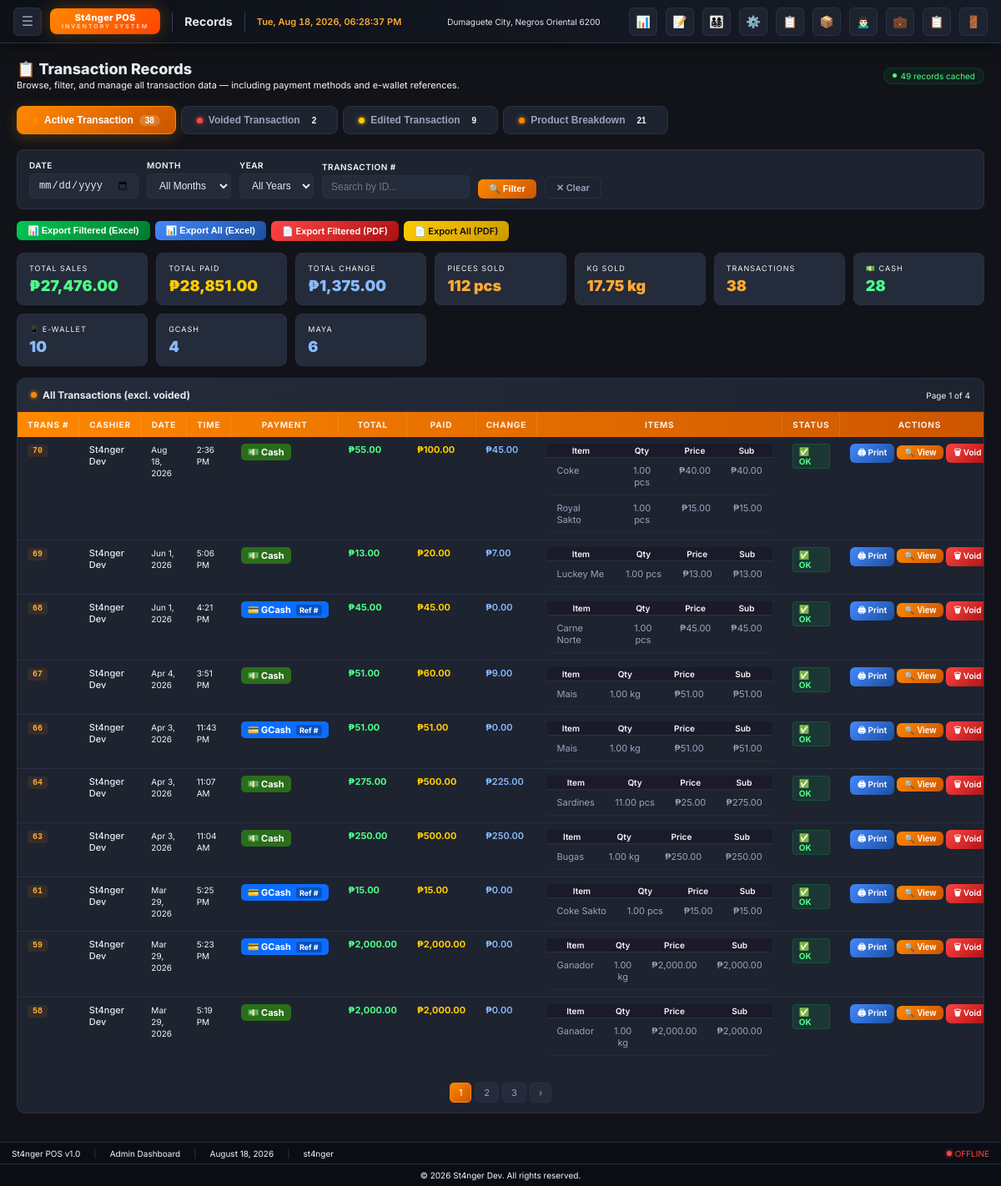
The page /record/record.php (signed in) on the database its author committed.
### tables this page shows
CREATE TABLE `transactions` (
  `id` int(11) NOT NULL,
  `cashier_name` varchar(100) DEFAULT NULL,
  `date` date DEFAULT NULL,
  `time` time DEFAULT NULL,
  `total` decimal(10,2) DEFAULT NULL,
  `paid` decimal(10,2) DEFAULT NULL,
  `change_due` decimal(10,2) DEFAULT NULL,
  `items` text DEFAULT NULL,
  `original_items` text DEFAULT NULL,
  `status` varchar(20) DEFAULT NULL,
  `voided_by` varchar(100) DEFAULT NULL,
  `edited_by` varchar(100) DEFAULT NULL,
  `voided_at` datetime DEFAULT NULL,
  `edited_at` datetime DEFAULT NULL,
  `void_reason` text DEFAULT NULL,
  `edit_remarks` text DEFAULT NULL,
  `payment_method` varchar(50) DEFAULT 'Cash',
  `reference_no` varchar(100) DEFAULT NULL
);

### record/record.php (the view, shortened to what this page needs)
<?php
require_once __DIR__ . '/../include/admin_header.php';
$hasPaymentMethod = false;
$hasReferenceNo   = false;
$chk1 = $conn->query("SHOW COLUMNS FROM transactions LIKE 'payment_method'");
if ($chk1 && $chk1->num_rows > 0) $hasPaymentMethod = true;
$chk2 = $conn->query("SHOW COLUMNS FROM transactions LIKE 'reference_no'");
if ($chk2 && $chk2->num_rows > 0) $hasReferenceNo = true;
$ewalletMeta = [
    'gcash'    => ['label'=>'GCash',    'color'=>'#0a6dff','icon'=>'💳'],
    'maya'     => ['label'=>'Maya',     'color'=>'#00b050','icon'=>'🎫'],
    'paymaya'  => ['label'=>'Maya',     'color'=>'#00b050','icon'=>'🎫'],
    'grabpay'  => ['label'=>'GrabPay',  'color'=>'#00b14f','icon'=>'💳'],
    'shopeepay'=> ['label'=>'ShopeePay','color'=>'#ee4d2d','icon'=>'💳'],
    'seabank'  => ['label'=>'SeaBank',  'color'=>'#2b4fff','icon'=>'🪪'],
    'coins'    => ['label'=>'Coins.ph', 'color'=>'#f5a623','icon'=>'💳'],
];
function getPaymentMeta($pm, $ewalletMeta) {
    if (!$pm || strtolower(trim($pm)) === 'cash' || trim($pm) === '') {
        return ['label'=>'Cash','color'=>'#2a6e1a','icon'=>'💵','type'=>'cash'];
    }
    $key = strtolower(str_replace([' ','-','_'],'',$pm));
    foreach ($ewalletMeta as $k => $meta) {
        if (strpos($key, $k) !== false) return array_merge($meta, ['type'=>'ewallet']);
    }
    return ['label'=>htmlspecialchars($pm),'color'=>'#7a5c00','icon'=>'📱','type'=>'ewallet'];
}
$ipp = 10;
$pg  = max(1, (int)($_GET['page']??1));
$off = ($pg-1)*$ipp;
$fq  = "SELECT * FROM transactions WHERE (status IS NULL OR status != 'voided')";
$fq.=" ORDER BY id DESC";
$totalRows  = $conn->query(str_replace("SELECT *","SELECT COUNT(*) as c",$fq))->fetch_assoc()['c'];
$totalPages = ceil($totalRows/$ipp);
$result     = $conn->query($fq." LIMIT $ipp OFFSET $off");
$totalSales=0; $totalPaid=0; $totalChange=0; $totalPiecesSold=0; $totalKgSold=0;
$productTotals=[];
$cashCount=0; $ewalletCount=0; $ewalletBreakdown=[];
$all = $conn->query($fq);
while($row=$all->fetch_assoc()){
    $totalSales+=$row['total']; $totalPaid+=$row['paid']; $totalChange+=$row['change_due'];
    $pm = $hasPaymentMethod ? strtolower(trim($row['payment_method']??'cash')) : 'cash';
    if($pm==='cash'){ $cashCount++; } else { $ewalletCount++; $ewalletBreakdown[$pm] = ($ewalletBreakdown[$pm]??0)+1; }
    $its=json_decode($row['items'],true);
    if(is_array($its)) foreach($its as $it){
        $nm=$it['name']??'Unnamed'; $qty=$it['qty']??0; $pr=$it['price']??0;
        if(!isset($productTotals[$nm])) $productTotals[$nm]=['quantity'=>0,'revenue'=>0,'unit'=>$it['measurement_type']??'pc'];
        $productTotals[$nm]['quantity']+=$qty; $productTotals[$nm]['revenue']+=($qty*$pr);
        if(($it['measurement_type']??'')==='kg') $totalKgSold+=(float)$qty; else $totalPiecesSold+=(int)$qty;
    }
}
uasort($productTotals,fn($a,$b)=>$b['revenue']<=>$a['revenue']);
$voidedTotal  = $conn->query("SELECT COUNT(*) as c FROM transactions WHERE status='voided'")->fetch_assoc()['c'];
$editedTotal  = $conn->query("SELECT COUNT(*) as c FROM transactions WHERE edited_by IS NOT NULL")->fetch_assoc()['c'] ?? 0;
?>
<div class="main" id="mainContent">
  <div class="page-hero">
    <div class="hero-left">
      <h2>📋 Transaction Records</h2>
      <p>Browse, filter, and manage all transaction data — including payment methods and e-wallet references.</p>
    </div>
    <div class="hero-right">
      <span class="cache-pill" id="cachePill" title="In-memory transaction cache status">
        <span class="cp-dot"></span>
        <span id="cacheLabel">Loading…</span>
      </span>
    </div>
  </div>
  <div class="tab-nav">
    <button class="tab-btn active" onclick="switchTab('active',this)">
      <div class="tb-dot orange"></div> Active Transaction
      <span class="tb-count"><?= number_format($totalRows) ?></span>
    </button>
    <button class="tab-btn" onclick="switchTab('voided',this)">
      <div class="tb-dot red"></div> Voided Transaction
      <span class="tb-count"><?= number_format($voidedTotal) ?></span>
    </button>
    <button class="tab-btn" onclick="switchTab('edited',this)">
      <div class="tb-dot yellow"></div> Edited Transaction
      <span class="tb-count"><?= number_format($editedTotal) ?></span>
    </button>
    <button class="tab-btn" onclick="switchTab('breakdown',this)">
      <div class="tb-dot orange"></div> Product Breakdown
      <span class="tb-count"><?= count($productTotals) ?></span>
    </button>
  </div>
  <div class="tab-panel active" id="tab-active">
    <form method="get">
      <div class="filter-strip">
        <div><label>Date</label><input type="date" name="date" class="f-input" value="<?= htmlspecialchars($_GET['date']??'') ?>"></div>
        <div>
          <label>Month</label>
          <select name="month" class="f-input">
            <option value="">All Months</option>
          </select>
        </div>
        <div>
          <label>Year</label>
          <select name="year" class="f-input">
            <option value="">All Years</option>
          </select>
        </div>
        <div><label>Transaction #</label><input type="text" name="trans_id" class="f-input" placeholder="Search by ID..." value="<?= htmlspecialchars($_GET['trans_id']??'') ?>"></div>
        <button type="submit" class="btn btn-orange">🔍 Filter</button>
        <a href="record.php" class="btn btn-dark">✕ Clear</a>
      </div>
    </form>
    <div class="export-strip">
      <form method="post" style="display:inline;">
        <button type="submit" name="export" value="filtered" class="btn btn-green">📊 Export Filtered (Excel)</button>
      </form>
      <form method="post" style="display:inline;">
        <button type="submit" name="export" value="all" class="btn btn-blue">📊 Export All (Excel)</button>
      </form>
      <a href="?export=pdf&date=<?= urlencode($_GET['date']??'') ?>&month=<?= urlencode($_GET['month']??'') ?>&year=<?= urlencode($_GET['year']??'') ?>&trans_id=<?= urlencode($_GET['trans_id']??'') ?>" class="btn btn-red">📄 Export Filtered (PDF)</a>
      <a href="?export=pdf_all" class="btn btn-yellow">📄 Export All (PDF)</a>
    </div>
    <div class="sum-grid">
      <div class="sum-tile"><div class="st-label">Total Sales</div><div class="st-val green">₱<?= number_format($totalSales,2) ?></div></div>
      <div class="sum-tile"><div class="st-label">Total Paid</div><div class="st-val yellow">₱<?= number_format($totalPaid,2) ?></div></div>
      <div class="sum-tile"><div class="st-label">Total Change</div><div class="st-val blue">₱<?= number_format($totalChange,2) ?></div></div>
      <div class="sum-tile"><div class="st-label">Pieces Sold</div><div class="st-val orange"><?= $totalPiecesSold ?> pcs</div></div>
      <?php if($totalKgSold>0): ?><div class="sum-tile"><div class="st-label">KG Sold</div><div class="st-val orange"><?= rtrim(rtrim(number_format($totalKgSold,3),'0'),'.') ?> kg</div></div><?php endif; ?>
      <div class="sum-tile"><div class="st-label">Transactions</div><div class="st-val orange"><?= number_format($totalRows) ?></div></div>
      <div class="sum-tile"><div class="st-label">💵 Cash</div><div class="st-val green"><?= $cashCount ?></div></div>
      <div class="sum-tile"><div class="st-label">📱 E-Wallet</div><div class="st-val blue"><?= $ewalletCount ?></div></div>
      <?php foreach($ewalletBreakdown as $ep=>$ec): ?>
      <div class="sum-tile"><div class="st-label"><?= htmlspecialchars(strtoupper($ep)) ?></div><div class="st-val blue"><?= $ec ?></div></div>
      <?php endforeach; ?>
    </div>
    <div class="panel">
      <div class="panel-header">
        <div class="panel-title"><div class="pt-dot orange"></div>All Transactions (excl. voided)</div>
        <span style="font-size:10px;color:var(--text3);">Page <?= $pg ?> of <?= max(1,$totalPages) ?></span>
      </div>
      <div class="panel-body no-pad">
        <div class="tbl-wrap">
          <table class="data-tbl">
            <thead><tr><th>Trans #</th><th>Cashier</th><th>Date</th><th>Time</th><th>Payment</th><th>Total</th><th>Paid</th><th>Change</th><th>Items</th><th>Status</th><th>Actions</th></tr></thead>
            <tbody>
              <?php $result->data_seek(0); while($row=$result->fetch_assoc()):
                $pm    = $hasPaymentMethod ? ($row['payment_method'] ?? 'Cash') : 'Cash';
                $refNo = $hasReferenceNo   ? ($row['reference_no']   ?? '')      : '';
                $pmMeta   = getPaymentMeta($pm, $ewalletMeta);
                $hasRef   = $pmMeta['type']==='ewallet' && !empty($refNo);
                $wasEdited= !empty($row['edited_by']);
              ?>
              <tr>
                <td><span class="td-id"><?= $row['id'] ?></span></td>
                <td><span class="td-name"><?= htmlspecialchars($row['cashier_name']) ?></span></td>
                <td><span class="td-date"><?= date('M j, Y',strtotime($row['date'])) ?></span></td>
                <td><span class="td-date"><?= date('g:i A',strtotime($row['time'])) ?></span></td>
                <td>
                  <span class="pay-badge <?= $hasRef?'clickable':'' ?>"
                        style="background:<?= $pmMeta['color'] ?>;color:white;"
                        data-txn-id="<?= $row['id'] ?>" data-src="active"
                        <?= $hasRef?'onclick="showRefFromCache(this)"':'' ?>
                        title="<?= $hasRef?'Click to view reference':'Payment: '.htmlspecialchars($pmMeta['label']) ?>">
                    <?= $pmMeta['icon'] ?> <?= htmlspecialchars($pmMeta['label']) ?>
                    <?php if($hasRef): ?><span class="pay-ref-chip">Ref #</span><?php endif; ?>
                  </span>
                </td>
                <td><span class="td-money">₱<?= number_format($row['total'],2) ?></span></td>
                <td><span class="td-paid">₱<?= number_format($row['paid'],2) ?></span></td>
                <td><span class="td-change">₱<?= number_format($row['change_due'],2) ?></span></td>
                <td>
                  <?php $its=json_decode($row['items'],true); if(is_array($its)): ?>
                  <div class="items-mini"><table class="items-tbl">
                    <tr><th>Item</th><th>Qty</th><th>Price</th><th>Sub</th></tr>
                    <?php foreach($its as $it):
                      $qty=(float)($it['qty']??0);$pr=(float)($it['price']??0);$st=$it['status']??'';
                    ?>
                    <tr>
                      <td><?= htmlspecialchars($it['name']??'') ?></td>
                      <td style="text-align:center;"><?= $st==='voided'?'<del>'.number_format($qty,2).'</del>':number_format($qty,2) ?> <?= htmlspecialchars($it['unit']??'') ?></td>
                      <td style="text-align:right;"><?= $st==='voided'?'<del>₱'.number_format($pr,2).'</del>':'₱'.number_format($pr,2) ?></td>
                      <td style="text-align:right;"><?= $st==='voided'?'<del>₱0.00</del>':'₱'.number_format($qty*$pr,2) ?></td>
                    </tr>
                    <?php endforeach; ?>
                  </table></div>
                  <?php else: ?><span style="color:var(--text3);font-size:10px;">No items</span><?php endif; ?>
                </td>
                <td>
                  <?php if($wasEdited): ?>
                    <span class="audit-tag a-edited">✏ Edited</span>
                    <div style="color:var(--text3);font-size:10px;margin-top:3px;">
                      By <?= htmlspecialchars($row['edited_by']) ?><br>
                      <?= !empty($row['edited_at'])?date('M j g:i A',strtotime($row['edited_at'])):'' ?>
                    </div>
                  <?php else: ?>
                    <span class="audit-tag a-ok">✅ OK</span>
                  <?php endif; ?>
                </td>
                <td style="white-space:nowrap;">
                  <a href="reprint.php?id=<?= $row['id'] ?>" target="_blank" class="btn btn-blue btn-sm">🖨 Print</a>
                  <?php if($row['status']!=='voided'): ?>
                  <button class="btn btn-orange btn-sm view-items-btn"
                          data-txn-id="<?= $row['id'] ?>"
                          data-src="active">🔍 View</button>
                  <a href="void_transaction.php?id=<?= $row['id'] ?>" class="btn btn-red btn-sm" onclick="return confirmVoid(event)">🗑 Void</a>
                  <?php endif; ?>
                </td>
              </tr>
              <?php endwhile; ?>
            </tbody>
          </table>
        </div>
        <?php if($totalPages>1): ?>
        <div class="pager" style="padding:12px;">
          <?php
          $qp=''; foreach($_GET as $k=>$v) if($k!=='page') $qp.='&'.urlencode($k).'='.urlencode($v);
          for($i=max(1,$pg-2);$i<=min($totalPages,$pg+2);$i++) echo '<a class="pg-btn'.($i==$pg?' active':'').'" href="?page='.$i.$qp.'">'.$i.'</a>';
          if($pg<$totalPages) echo '<a class="pg-btn" href="?page='.($pg+1).$qp.'">›</a>';
          ?>
        </div>
        <?php endif; ?>
      </div>
    </div>
  </div>
</div>
<?php require_once __DIR__ . '/../include/admin_footer.php'; ?>

### include/admin_header.php (style rules this page uses)
:root { --orange: #ff8800; --orange-dk: #cc5500; --orange-lt: #ffaa33; --green: #00c853; --green-dk: #009624; --red: #ff4444; --blue: #4488ff; --yellow: #ffcc00; --bg: #111318; --bg2: #181c22; --bg3: #1e2330; --card: #1e2330; --card2: #242b3a; --border: #2a3145; --border2: #323d55; --text: #e8eaf0; --text2: #9aa3bc; --text3: #f7f7f9; }
* { box-sizing: border-box; margin: 0; padding: 0; }
body { font-family: 'Inter', 'Segoe UI', sans-serif; font-size: 13px; background: var(--bg); color: var(--text); min-height: 100vh; display: flex; flex-direction: column; }
.main { margin-top: 52px; padding: 20px; flex: 1; }

### rows shown on the page
transactions: id "70", cashier_name "St4nger Dev", date "Aug 18, 2026", time "2:36 PM", payment_method "💵", payment_method "Cash", total "55.00", paid "100.00", change_due "45.00", name "Coke", qty "1.00", unit "pcs", pr "40.00", name "Royal Sakto", pr "15.00", shows "✅ OK"
transactions: id "69", cashier_name "St4nger Dev", date "Jun 1, 2026", time "5:06 PM", payment_method "💵", payment_method "Cash", total "13.00", paid "20.00", change_due "7.00", name "Luckey Me", qty "1.00", unit "pcs", pr "13.00", shows "✅ OK"
transactions: id "68", cashier_name "St4nger Dev", date "Jun 1, 2026", time "4:21 PM", payment_method "💳", payment_method "GCash", shows "Ref #", total "45.00", paid "45.00", change_due "0.00", name "Carne Norte", qty "1.00", unit "pcs", pr "45.00", shows "✅ OK"
transactions: id "67", cashier_name "St4nger Dev", date "Apr 4, 2026", time "3:51 PM", payment_method "💵", payment_method "Cash", total "51.00", paid "60.00", change_due "9.00", name "Mais", qty "1.00", unit "kg", pr "51.00", shows "✅ OK"
transactions: id "66", cashier_name "St4nger Dev", date "Apr 3, 2026", time "11:43 PM", payment_method "💳", payment_method "GCash", shows "Ref #", total "51.00", paid "51.00", change_due "0.00", name "Mais", qty "1.00", unit "kg", pr "51.00", shows "✅ OK"
transactions: id "64", cashier_name "St4nger Dev", date "Apr 3, 2026", time "11:07 AM", payment_method "💵", payment_method "Cash", total "275.00", paid "500.00", change_due "225.00", name "Sardines", qty "11.00", unit "pcs", pr "25.00", pr "275.00", shows "✅ OK"
transactions: id "63", cashier_name "St4nger Dev", date "Apr 3, 2026", time "11:04 AM", payment_method "💵", payment_method "Cash", total "250.00", paid "500.00", change_due "250.00", name "Bugas", qty "1.00", unit "kg", pr "250.00", shows "✅ OK"
transactions: id "61", cashier_name "St4nger Dev", date "Mar 29, 2026", time "5:25 PM", payment_method "💳", payment_method "GCash", shows "Ref #", total "15.00", paid "15.00", change_due "0.00", name "Coke Sakto", qty "1.00", unit "pcs", pr "15.00", shows "✅ OK"
transactions: id "59", cashier_name "St4nger Dev", date "Mar 29, 2026", time "5:23 PM", payment_method "💳", payment_method "GCash", shows "Ref #", total "2,000.00", paid "2,000.00", change_due "0.00", name "Ganador", qty "1.00", unit "kg", pr "2,000.00", shows "✅ OK"
transactions: id "58", cashier_name "St4nger Dev", date "Mar 29, 2026", time "5:19 PM", payment_method "💵", payment_method "Cash", total "2,000.00", paid "2,000.00", change_due "0.00", name "Ganador", qty "1.00", unit "kg", pr "2,000.00", shows "✅ OK"

### other values the page prints
$businessName "St4nger POS"
$businessSubtitle "INVENTORY SYSTEM"
$pageTitle "Records"
$businessAddress "Dumaguete City, Negros Oriental 6200"
$totalRows "38"
$voidedTotal "2"
$editedTotal "9"
count($productTotals) "21"
$totalSales "27,476.00"
$totalPaid "28,851.00"
$totalChange "1,375.00"
$totalPiecesSold "112"
rtrim(rtrim(number_format($totalKgSold,3),'0'),'.') "17.75"
$cashCount "28"
$ewalletCount "10"
